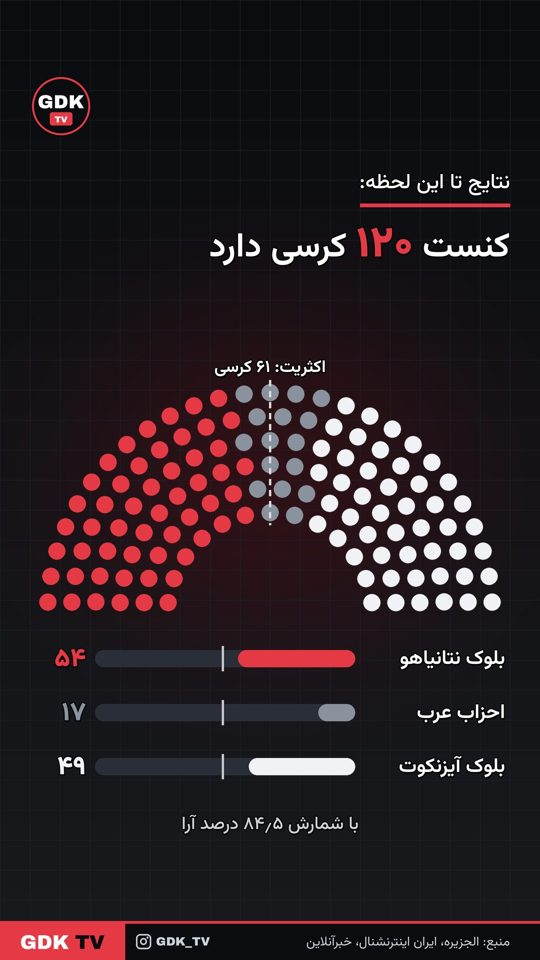
#> input picture samples/chart_end.jpg, 540 x 960 px; its folder holds only this picture in this run
$ python -i render.py   (imports and definitions only)
#> lines starting #> are read from the running program, lines starting #| are printed output that depends on the picture
"""gdk_tv news renderer: 1080x1350 post, 1080x1920 story and 1080x1920 reel.
Faces are framed clear of text/logo automatically; reels may include one chart scene (dict(chart=...)) for votes/percentages.
Reel: no zoom (very slow pan), soft typed text with real keystroke sounds, 4.5 s hold, spinning 3D GDK_TV
globe transition (none at the start), soft low whoosh, original news music bed that changes every run.
Run render_reel in a background process (it takes ~4-5 min) and keep files on disk (/home/user), not /tmp."""
import os, io, tarfile, requests
from PIL import Image, ImageDraw, ImageFont, ImageFilter

BASE = os.environ.get("GDK_BASE", "/home/user/gdk" if os.path.isdir("/home/user") else "/tmp/gdk")
FONTS = BASE + "/fonts/"
FD = FONTS + "Vazirmatn-FD-"
ARC = FONTS + "archivo-latin-900-normal.woff"
RED = (230, 57, 70); WHITE = (255, 255, 255); BLACK = (10, 12, 16); GREY = (205, 210, 218)
W, H = 1080, 1350; S = 2
UA = {"User-Agent": "gdk-news/1.1 (https://www.instagram.com/gdk_tv/; news photo fetcher) python-requests/2"}


# [11 lines left out: function ensure_fonts, not called in this run]


def F(w, s):
    return ImageFont.truetype(FD + w + ".ttf", int(s * S), layout_engine=ImageFont.Layout.RAQM)


def tlen(f, t):
    return f.getlength(t, direction="rtl", language="fa")


# [49 lines left out: functions text, wrap, draw_lines, pill, not called in this run]


def pill_width(d, label, f, padx, dot=False):
    bb = d.textbbox((0, 0), label, font=f, anchor="ls", direction="rtl", language="fa")
    return (bb[2] - bb[0]) + 2 * padx + ((2 * f.size * 0.16 + f.size * 0.28) if dot else 0)


# [48 lines left out: functions logo, brand_pill, brand_strip, not called in this run]


# ---------------- face-safe framing (user rule 2026-10-28) ----------------
# A face must never sit under the headline text, the top-left logo or the «فوری» pill.
# Faces are found with OpenCV YuNet; the crop is chosen so every face stays inside the safe area.
# If no crop can do it, the photo is shrunk into the free area above the text over a blurred copy of itself.
_YN = None


# [40 lines left out: functions _cv2, find_faces, not called in this run]


def _overlap(a, b):
    w = min(a[2], b[2]) - max(a[0], b[0]); h = min(a[3], b[3]) - max(a[1], b[1])
    return max(0.0, w) * max(0.0, h)


# [144 lines left out: functions safe_cover, _safe_fit, render, not called in this run]


def story_from(post_path, out):
#> called with post_path = '../samples/chart_end.jpg', out = 'out.png'
    p = Image.open(post_path).convert("RGB")
#> p is the input picture: PIL image 540x960 RGB; mean R, G, B 40.5, 29.9, 34.8
    bg = p.resize((1536, 1920)).crop((228, 0, 1308, 1920)).filter(ImageFilter.GaussianBlur(40))
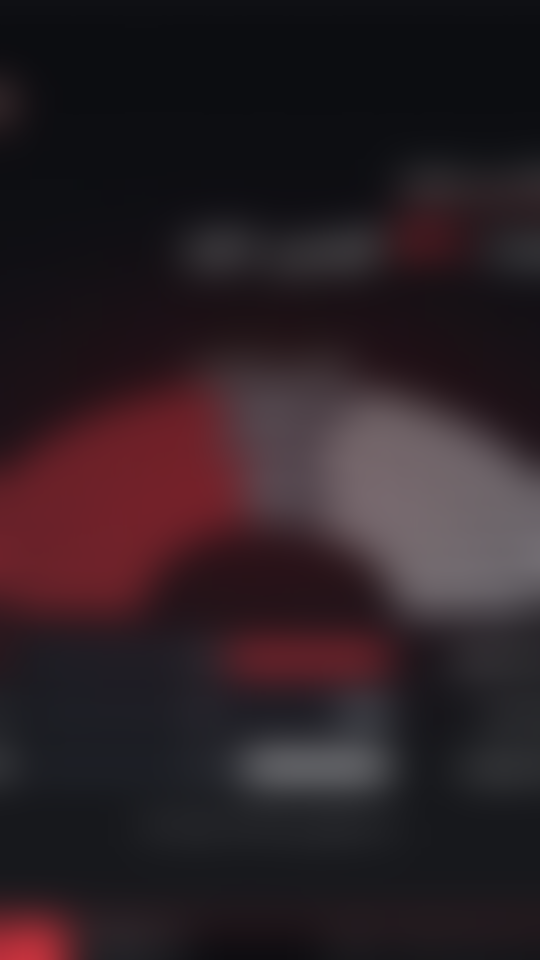
#> bg: PIL image 1080x1920 RGB (shown at 1/2 size); mean R, G, B 43.9, 31.7, 36.8
    bg = Image.blend(bg, Image.new("RGB", bg.size, (0, 0, 0)), 0.55)
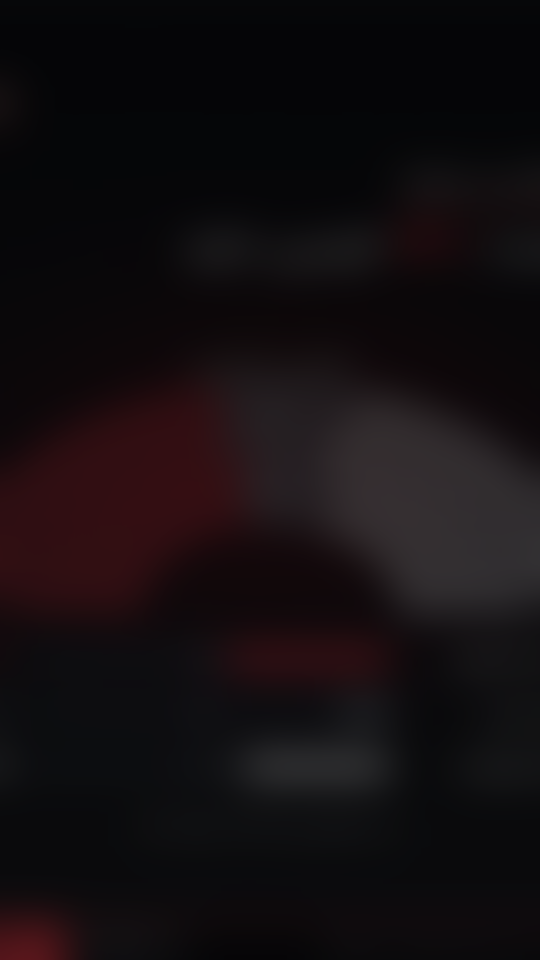
#> bg: PIL image 1080x1920 RGB (shown at 1/2 size); mean R, G, B 19.3, 13.8, 16.1
    bg.paste(p, (0, (1920 - 1350) // 2)); bg.save(out, quality=93)
#> after `bg.paste(p, (0, (1920 - 1350) // 2))`:
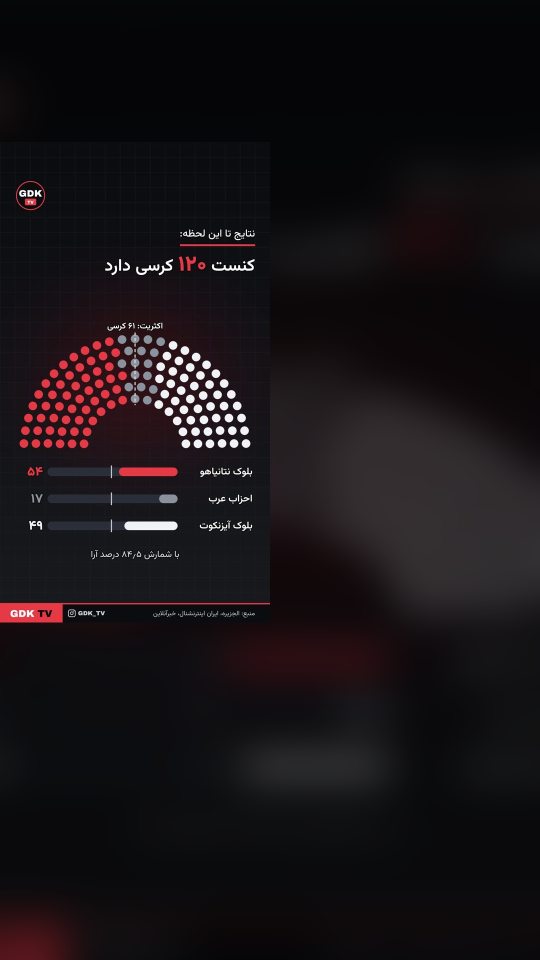
#> bg: PIL image 1080x1920 RGB (shown at 1/2 size); mean R, G, B 23.4, 18.5, 21.4
    return out


# [69 lines left out: functions _reel_ops, _draw_ops, not called in this run]


def _rgba_down(im, size):
    return im.convert("RGBa").resize(size, Image.LANCZOS).convert("RGBA")


# [8 lines left out: function _cover_size, not called in this run]


class _Scene:
    # [70 lines left out: functions __init__, layer, photo_at, frame, not called in this run]


_REEL_TOP = 1200
_GLOBE_TEX = None


# [90 lines left out: functions _globe_texture, _globe_over, _globe_path, not called in this run]


_SR = 48000


# [11 lines left out: function _ffmpeg, not called in this run]


_KEYS = None
KEY_SOUNDS = ("File:Laptop keyboard.ogg", "File:Typing medium speed.ogg")


# [202 lines left out: functions _key_bank, _onepole_lp, _sfx_click, _sfx_whoosh, _news_music, _soundtrack, not called in this run]


# ---------------- data motion-graphic scene (user rule 2026-10-28) ----------------
# For news with votes / seats / percentages / tables, put one chart scene in the reel:
#   dict(chart=dict(kind="seats", total=120, majority=61, items=[(label, value, "red"|"white"|"grey"|"blue"|"gold"|"green"), ...],
#                   note="با شمارش ۸۴٫۵ درصد آرا"), kicker=..., runs=[...], style="A")
#   kind="seats": animated hemicycle of seats + counting bars with the majority line.
#   kind="bars":  animated horizontal bars; values are percentages (suffix ٪) unless unit="" is given.
_CHART_COL = {"red": RED, "white": (240, 242, 246), "grey": (138, 146, 158), "blue": (88, 150, 230),
              "gold": (236, 182, 64), "green": (70, 186, 120)}


def fa_num(v):
    s = ("%g" % v) if isinstance(v, float) else str(v)
    return s.translate(str.maketrans("0123456789.", "۰۱۲۳۴۵۶۷۸۹٫"))


# [13 lines left out: function _hemicycle, not called in this run]


class _ChartScene:
    # [243 lines left out: functions __init__, layer, _graphic, frame, render_reel, commons_photo, not called in this run]

>>> result = story_from('../samples/chart_end.jpg', 'out.png')

$ run again, on samples/face_test_new.jpg
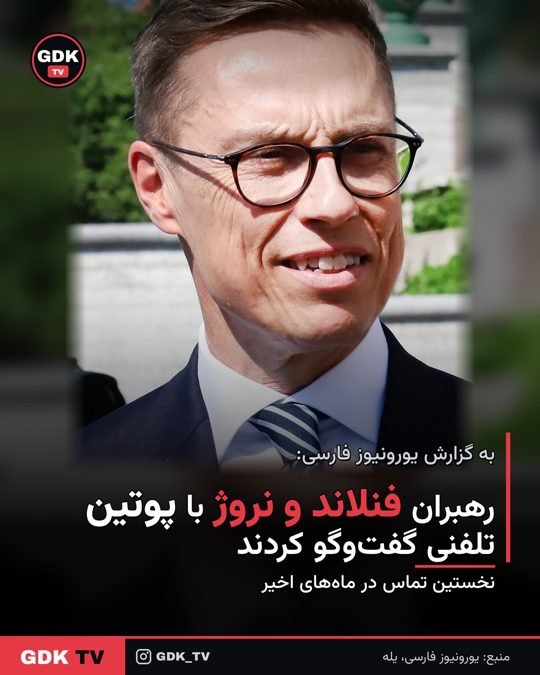
#> input picture samples/face_test_new.jpg, 540 x 675 px
#> in story_from, p is the input picture: PIL image 540x675 RGB; mean R, G, B 87.1, 77.2, 71.9
#> in story_from, `bg = p.resize((1536, 1920)).crop((228, 0, 1308, 1920)).filter(ImageFil..`:
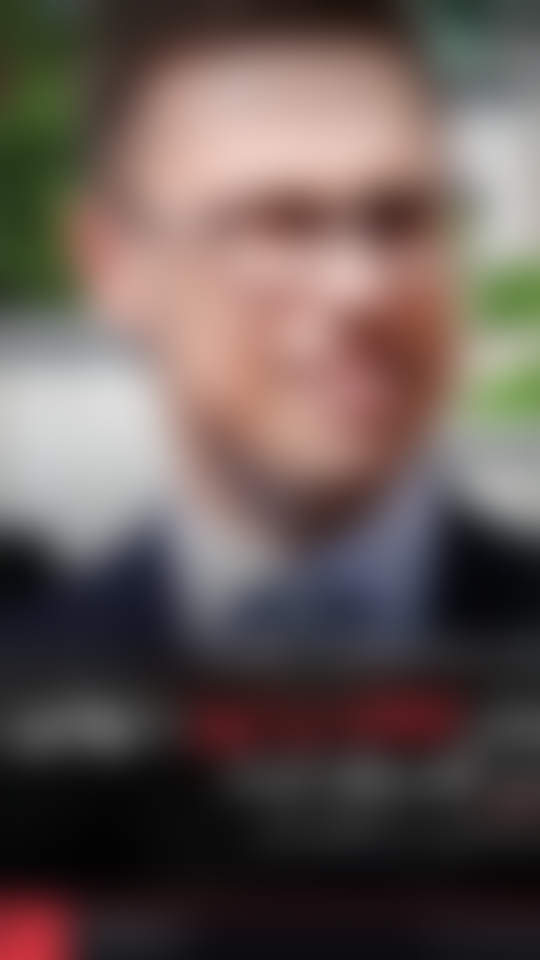
#> bg: PIL image 1080x1920 RGB (shown at 1/2 size); mean R, G, B 101.4, 88, 83.7
#> in story_from, `bg.paste(p, (0, (1920 - 1350) // 2))`:
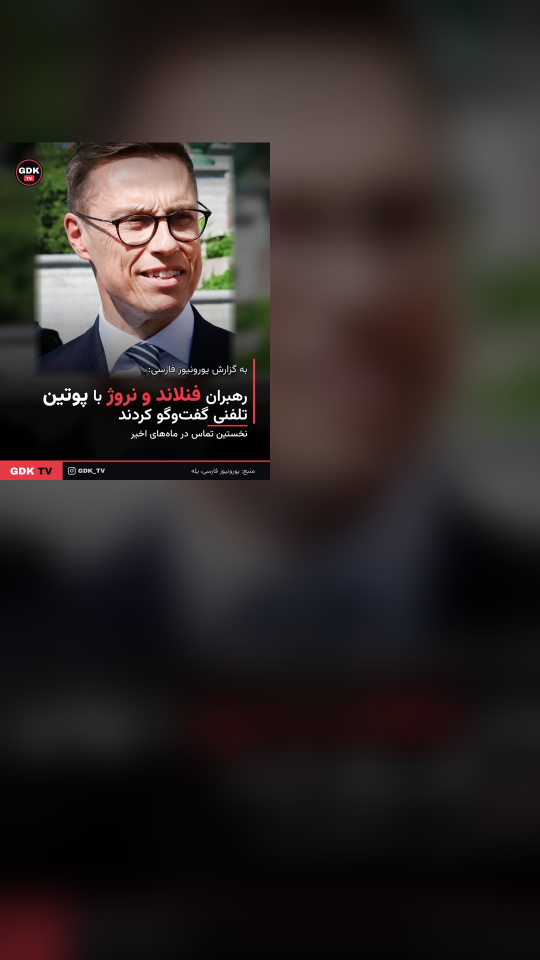
#> bg: PIL image 1080x1920 RGB (shown at 1/2 size); mean R, G, B 47.3, 41.1, 39.2

$ run again, on samples/face_test_old.jpg
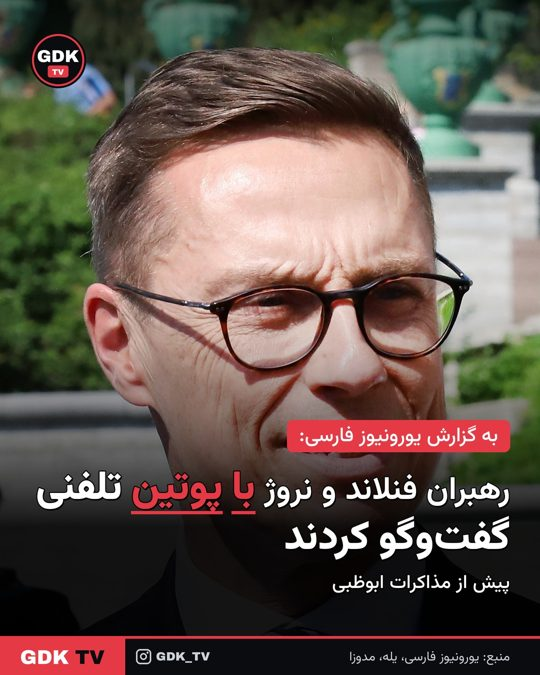
#> input picture samples/face_test_old.jpg, 540 x 675 px
#> in story_from, p is the input picture: PIL image 540x675 RGB; mean R, G, B 98.4, 85.5, 76.6
#> in story_from, `bg = p.resize((1536, 1920)).crop((228, 0, 1308, 1920)).filter(ImageFil..`:
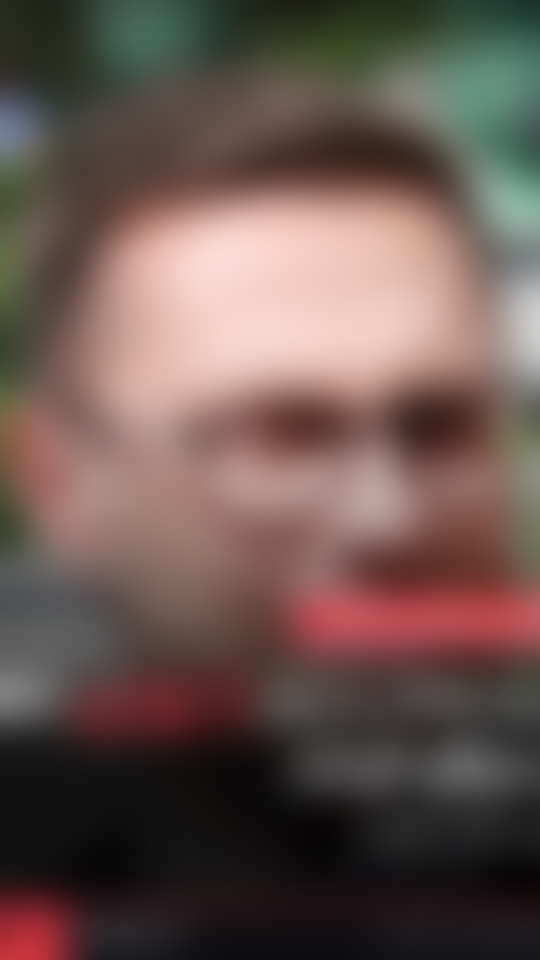
#> bg: PIL image 1080x1920 RGB (shown at 1/2 size); mean R, G, B 105.4, 86.3, 79.6
#> in story_from, `bg.paste(p, (0, (1920 - 1350) // 2))`:
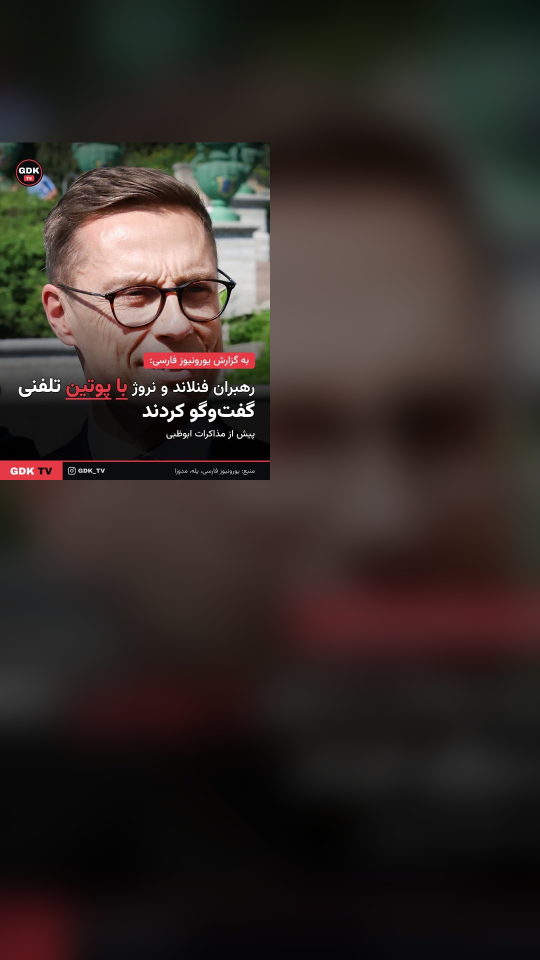
#> bg: PIL image 1080x1920 RGB (shown at 1/2 size); mean R, G, B 52, 43.4, 39.8
